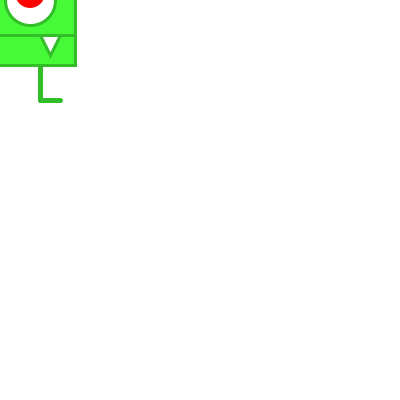
Frame 1 (no input)
Frame 60 (the mouse pressed at the canvas centre just before this capture): identical to frame 1, image omitted
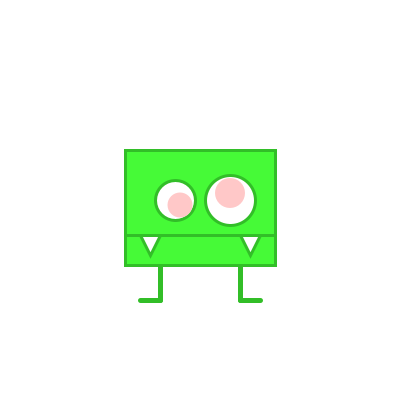
Frame 120 (the mouse held since frame 60 and released just before this capture)

The Processing sketch that drew these frames (run headless with seeded random() and noise(); from frame 60 on, the mouse is pressed at the canvas centre):

// Processing sketch: processing_26463
// ── processing_26463.pde

void setup() {
  size(400, 400);
  smooth();
  frameRate(30);

}

void drawCreature() {
  //draw creature's body
  strokeWeight(3);
  stroke(50, 190, 40);
  fill(70, 250, 55); //set rects to CENTER mode
  rectMode(CENTER);
  rect(mouseX, mouseY, 150, 100);
  
  //draw mouth
  rectMode(CENTER);
  rect(mouseX, mouseY+50, 150, 30);
  
  //draw teeth
  fill(255);
  triangle(mouseX-40, mouseY+35, mouseX-60, mouseY+35, mouseX-50, mouseY+55); 
  triangle(mouseX+40, mouseY+35, mouseX+60, mouseY+35, mouseX+50, mouseY+55); 
  
  //draw eyes
  fill(255);
  //left eye
  ellipse(mouseX-25, mouseY, 40, 40);
  //right eye
  ellipse(mouseX+30, mouseY, 50, 50);
  
  //draw eyeballs
  noStroke();
  fill(255, mouseX, mouseY);
  ellipse(mouseX-20, mouseY+5, 25, 25);
  ellipse(mouseX+30, mouseY-7, 30, 30);
  
  //draw legs
  strokeWeight(5);
  stroke(50, 190, 40);
  
  //left leg
  line(mouseX-40, mouseY+66, pmouseX-40, pmouseY+100);
  line(mouseX-40, mouseY+100, pmouseX-60, pmouseY+100);
  
  //right leg
  line(mouseX+40, mouseY+66, pmouseX+40, pmouseY+100);
  line(mouseX+40, mouseY+100, pmouseX+60, pmouseY+100);
  
}

void mousePressed() {
   //creature comment
  println("Hello World!");
}
  

void draw() {
    background(255);
    drawCreature();
}

  
  
  
